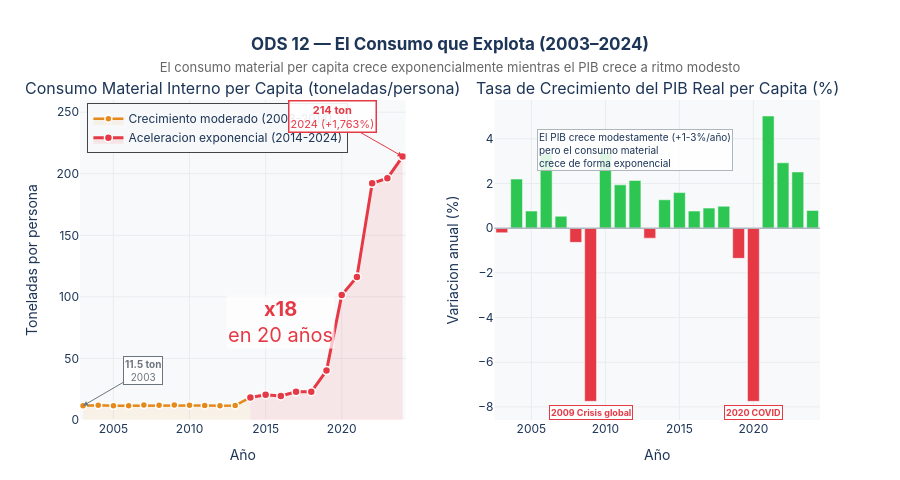

The notebook cell this image was saved under:
### Markdown cell above
---
## Parte I — El Consumo que Explota

### ODS 12: Producción y Consumo Responsables

El consumo material interno per cápita de México pasó de **11.5 toneladas** por persona en 2003 a **214 toneladas** en 2024.  
Un incremento de **+1,763%** en dos décadas.

¿Por qué importa esto para el agua? Porque extraer, procesar, transportar y desechar materiales consume agua y la contamina.  
Los datos confirman: el consumo material tiene correlaciones **perfectamente negativas** (r = -1.0) con el acceso a agua potable segura.

### Code cell
# ══════════════════════════════════════════════════════════════════════════════
# FIGURA 2 — Consumo material per cápita (explosión 2003–2024)
# ══════════════════════════════════════════════════════════════════════════════

cmat = get_serie('12.2.2.B')   # consumo material per cápita (toneladas)
pib  = get_serie('8.1.1')      # crecimiento PIB per cápita

fig_cmat = make_subplots(
    rows=1, cols=2,
    subplot_titles=[
        'Consumo Material Interno per Capita (toneladas/persona)',
        'Tasa de Crecimiento del PIB Real per Capita (%)'
    ],
    horizontal_spacing=0.12
)

# ── Consumo material ──────────────────────────────────────────────────────────
# Separar en dos fases para resaltar la aceleración
cmat_fase1 = cmat[cmat['periodo'] <= 2014]
cmat_fase2 = cmat[cmat['periodo'] >= 2014]

fig_cmat.add_trace(go.Scatter(
    x=cmat_fase1['periodo'], y=cmat_fase1['valor'],
    mode='lines+markers', name='Crecimiento moderado (2003-2014)',
    line=dict(color=C_TRABAJO, width=2.5),
    marker=dict(size=7, color=C_TRABAJO, line=dict(width=1.5, color='white')),
    fill='tozeroy', fillcolor='rgba(229,137,26,0.08)',
    hovertemplate='<b>%{x}</b><br>Consumo: <b>%{y:.1f}</b> ton/persona<extra></extra>'
), row=1, col=1)

fig_cmat.add_trace(go.Scatter(
    x=cmat_fase2['periodo'], y=cmat_fase2['valor'],
    mode='lines+markers', name='Aceleracion exponencial (2014-2024)',
    line=dict(color=C_ALERTA, width=3),
    marker=dict(size=8, color=C_ALERTA, line=dict(width=1.5, color='white')),
    fill='tozeroy', fillcolor='rgba(230,57,70,0.10)',
    hovertemplate='<b>%{x}</b><br>Consumo: <b>%{y:.1f}</b> ton/persona<extra></extra>'
), row=1, col=1)

# Anotaciones clave
fig_cmat.add_annotation(
    x=2003, y=11.5,
    text='<b>11.5 ton</b><br>2003',
    showarrow=True, arrowhead=2, arrowcolor=C_NEUTRO,
    ax=60, ay=-35, font=dict(size=10, color=C_NEUTRO),
    bgcolor='rgba(255,255,255,0.85)', bordercolor=C_NEUTRO, borderwidth=1,
    row=1, col=1
)
fig_cmat.add_annotation(
    x=2024, y=214.0,
    text='<b>214 ton</b><br>2024 (+1,763%)',
    showarrow=True, arrowhead=2, arrowcolor=C_ALERTA,
    ax=-70, ay=-40, font=dict(size=11, color=C_ALERTA),
    bgcolor='rgba(255,255,255,0.9)', bordercolor=C_ALERTA, borderwidth=1.5,
    row=1, col=1
)
fig_cmat.add_annotation(
    x=2016, y=80,
    text='<b>x18</b><br>en 20 años',
    showarrow=False, font=dict(size=20, color=C_ALERTA),
    bgcolor='rgba(255,255,255,0.7)',
    row=1, col=1
)

# ── PIB per cápita ────────────────────────────────────────────────────────────
# Barras coloreadas por positivo/negativo
colors_pib = [C_MEJORA if v > 0 else C_ALERTA for v in pib['valor']]
fig_cmat.add_trace(go.Bar(
    x=pib['periodo'], y=pib['valor'],
    name='Crecimiento PIB per capita',
    marker_color=colors_pib,
    marker_line_color='white', marker_line_width=0.5,
    hovertemplate='<b>%{x}</b><br>Variacion PIB: <b>%{y:.2f}%</b><extra></extra>',
    showlegend=False
), row=1, col=2)

fig_cmat.add_hline(y=0, line_width=1.5, line_color='#ADB5BD', row=1, col=2)

# Anotar las crisis
for año, val, etq in [(2009, -7.75, '2009\nCrisis global'), (2020, -7.75, '2020\nCOVID')]:
    fig_cmat.add_annotation(
        x=año, y=val - 0.5,
        text='<b>' + etq + '</b>',
        showarrow=False, font=dict(size=9, color=C_ALERTA),
        bgcolor='rgba(255,255,255,0.8)', bordercolor=C_ALERTA, borderwidth=1,
        row=1, col=2
    )

fig_cmat.add_annotation(
    x=2012, y=3.5,
    text='El PIB crece modestamente (+1-3%/año)<br>pero el consumo material<br>crece de forma exponencial',
    showarrow=False, font=dict(size=10, color=C_LINEA),
    bgcolor='rgba(255,255,255,0.85)', bordercolor='#ADB5BD', borderwidth=1,
    align='left', row=1, col=2
)

fig_cmat.update_xaxes(showgrid=True, gridcolor='#E9ECEF', title_text='Año')
fig_cmat.update_yaxes(showgrid=True, gridcolor='#E9ECEF')
fig_cmat.update_yaxes(title_text='Toneladas por persona', row=1, col=1)
fig_cmat.update_yaxes(title_text='Variacion anual (%)', row=1, col=2)

fig_cmat.update_layout(
    title=dict(
        text='<b>ODS 12 — El Consumo que Explota (2003–2024)</b><br>'
             '<span style="font-size:13px;color:#666;font-weight:normal">'
             'El consumo material per capita crece exponencialmente mientras el PIB crece a ritmo modesto</span>',
        x=0.5, xanchor='center'
    ),
    height=480, plot_bgcolor=C_FONDO, paper_bgcolor='white',
    font=dict(family='Inter, Arial, sans-serif', color=C_LINEA),
    legend=dict(x=0.01, y=0.99, bgcolor='rgba(248,249,250,0.9)', borderwidth=1),
    margin=dict(t=100, b=60)
)
fig_cmat.show()

### Figure 1 — Plotly figure (JSON) as saved in the notebook; plotly's stock layout.template omitted (floating-point values rounded to 4 significant figures)
{"data": [{"fill": "tozeroy", "fillcolor": "rgba(229,137,26,0.08)", "hovertemplate": "<b>%{x}</b><br>Consumo: <b>%{y:.1f}</b> ton/persona<extra></extra>", "line": {"color": "#E5891A", "width": 2.5}, "marker": {"color": "#E5891A", "line": {"color": "white", "width": 1.5}, "size": 7}, "mode": "lines+markers", "name": "Crecimiento moderado (2003-2014)", "type": "scatter", "x": [2003, 2004, 2005, 2006, 2007, 2008, 2009, 2010, 2011, 2012, 2013, 2014], "xaxis": "x", "y": [11.48, 12.04, 11.47, 11.52, 12.12, 11.97, 12.15, 12.01, 11.82, 11.66, 11.83, 18.35], "yaxis": "y"}, {"fill": "tozeroy", "fillcolor": "rgba(230,57,70,0.10)", "hovertemplate": "<b>%{x}</b><br>Consumo: <b>%{y:.1f}</b> ton/persona<extra></extra>", "line": {"color": "#E63946", "width": 3}, "marker": {"color": "#E63946", "line": {"color": "white", "width": 1.5}, "size": 8}, "mode": "lines+markers", "name": "Aceleracion exponencial (2014-2024)", "type": "scatter", "x": [2014, 2015, 2016, 2017, 2018, 2019, 2020, 2021, 2022, 2023, 2024], "xaxis": "x", "y": [18.35, 20.49, 19.5, 22.86, 22.94, 40.14, 101.4, 116.2, 192.2, 196.4, 214.0], "yaxis": "y"}, {"hovertemplate": "<b>%{x}</b><br>Variacion PIB: <b>%{y:.2f}%</b><extra></extra>", "marker": {"color": ["#E63946", "#2DC653", "#2DC653", "#2DC653", "#2DC653", "#E63946", "#E63946", "#2DC653", "#2DC653", "#2DC653", "#E63946", "#2DC653", "#2DC653", "#2DC653", "#2DC653", "#2DC653", "#E63946", "#E63946", "#2DC653", "#2DC653", "#2DC653", "#2DC653"], "line": {"color": "white", "width": 0.5}}, "name": "Crecimiento PIB per capita", "showlegend": false, "type": "bar", "x": [2003, 2004, 2005, 2006, 2007, 2008, 2009, 2010, 2011, 2012, 2013, 2014, 2015, 2016, 2017, 2018, 2019, 2020, 2021, 2022, 2023, 2024], "xaxis": "x2", "y": [-0.2021, 2.201, 0.7689, 3.334, 0.5374, -0.6326, -7.75, 3.393, 1.943, 2.137, -0.4441, 1.275, 1.595, 0.7687, 0.9004, 0.9858, -1.348, -7.75, 5.025, 2.93, 2.52, 0.7988], "yaxis": "y2"}], "layout": {"annotations": [{"font": {"size": 16}, "showarrow": false, "text": "Consumo Material Interno per Capita (toneladas/persona)", "x": 0.22, "xanchor": "center", "xref": "paper", "y": 1.0, "yanchor": "bottom", "yref": "paper"}, {"font": {"size": 16}, "showarrow": false, "text": "Tasa de Crecimiento del PIB Real per Capita (%)", "x": 0.78, "xanchor": "center", "xref": "paper", "y": 1.0, "yanchor": "bottom", "yref": "paper"}, {"arrowcolor": "#6C757D", "arrowhead": 2, "ax": 60, "ay": -35, "bgcolor": "rgba(255,255,255,0.85)", "bordercolor": "#6C757D", "borderwidth": 1, "font": {"color": "#6C757D", "size": 10}, "showarrow": true, "text": "<b>11.5 ton</b><br>2003", "x": 2003, "xref": "x", "y": 11.5, "yref": "y"}, {"arrowcolor": "#E63946", "arrowhead": 2, "ax": -70, "ay": -40, "bgcolor": "rgba(255,255,255,0.9)", "bordercolor": "#E63946", "borderwidth": 1.5, "font": {"color": "#E63946", "size": 11}, "showarrow": true, "text": "<b>214 ton</b><br>2024 (+1,763%)", "x": 2024, "xref": "x", "y": 214.0, "yref": "y"}, {"bgcolor": "rgba(255,255,255,0.7)", "font": {"color": "#E63946", "size": 20}, "showarrow": false, "text": "<b>x18</b><br>en 20 años", "x": 2016, "xref": "x", "y": 80, "yref": "y"}, {"bgcolor": "rgba(255,255,255,0.8)", "bordercolor": "#E63946", "borderwidth": 1, "font": {"color": "#E63946", "size": 9}, "showarrow": false, "text": "<b>2009\nCrisis global</b>", "x": 2009, "xref": "x2", "y": -8.25, "yref": "y2"}, {"bgcolor": "rgba(255,255,255,0.8)", "bordercolor": "#E63946", "borderwidth": 1, "font": {"color": "#E63946", "size": 9}, "showarrow": false, "text": "<b>2020\nCOVID</b>", "x": 2020, "xref": "x2", "y": -8.25, "yref": "y2"}, {"align": "left", "bgcolor": "rgba(255,255,255,0.85)", "bordercolor": "#ADB5BD", "borderwidth": 1, "font": {"color": "#1D3557", "size": 10}, "showarrow": false, "text": "El PIB crece modestamente (+1-3%/año)<br>pero el consumo material<br>crece de forma exponencial", "x": 2012, "xref": "x2", "y": 3.5, "yref": "y2"}], "font": {"color": "#1D3557", "family": "Inter, Arial, sans-serif"}, "height": 480, "legend": {"bgcolor": "rgba(248,249,250,0.9)", "borderwidth": 1, "x": 0.01, "y": 0.99}, "margin": {"b": 60, "t": 100}, "paper_bgcolor": "white", "plot_bgcolor": "#F8F9FA", "shapes": [{"line": {"color": "#ADB5BD", "width": 1.5}, "type": "line", "x0": 0, "x1": 1, "xref": "x2 domain", "y0": 0, "y1": 0, "yref": "y2"}], "title": {"text": "<b>ODS 12 — El Consumo que Explota (2003–2024)</b><br><span style=\"font-size:13px;color:#666;font-weight:normal\">El consumo material per capita crece exponencialmente mientras el PIB crece a ritmo modesto</span>", "x": 0.5, "xanchor": "center"}, "xaxis": {"anchor": "y", "domain": [0.0, 0.44], "gridcolor": "#E9ECEF", "showgrid": true, "title": {"text": "Año"}}, "xaxis2": {"anchor": "y2", "domain": [0.56, 1.0], "gridcolor": "#E9ECEF", "showgrid": true, "title": {"text": "Año"}}, "yaxis": {"anchor": "x", "domain": [0.0, 1.0], "gridcolor": "#E9ECEF", "showgrid": true, "title": {"text": "Toneladas por persona"}}, "yaxis2": {"anchor": "x2", "domain": [0.0, 1.0], "gridcolor": "#E9ECEF", "showgrid": true, "title": {"text": "Variacion anual (%)"}}}}
